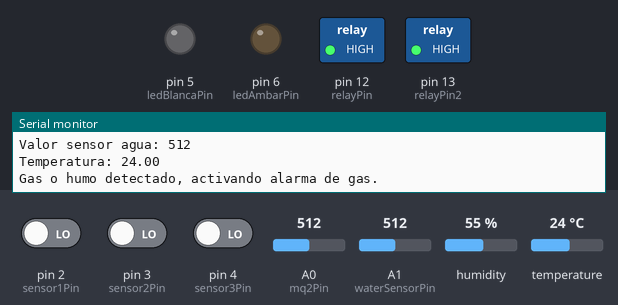
Bench run of a sketch on a simulated Arduino Uno, built with avr-gcc and run on an emulated ATmega328P. Parts: switched loads named in the sketch (green lamp = pin HIGH), output pins drawn as LEDs (lit = HIGH), the last lines printed to the serial monitor. The inputs (shaded band) are chosen by the test bench; at power-on: pin 2 (sensor1Pin) LOW, pin 3 (sensor2Pin) LOW, pin 4 (sensor3Pin) LOW, A0 (mq2Pin) = 512, A1 (waterSensorPin) = 512, humidity 55 %, temperature 24 °C. The modem accepts every AT command (registered, SIM ready, sends succeed) and sends nothing else; the audio player accepts every command and is not drawn.

Above: at 6.0 s.
At 13.6 s:
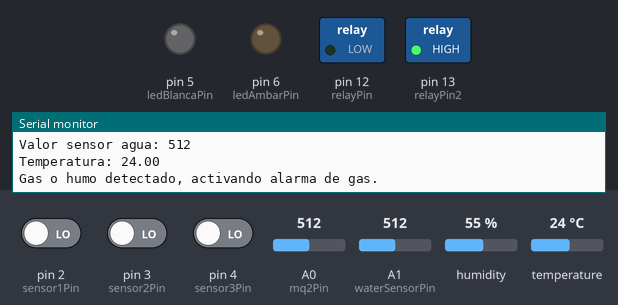
At 24.7 s:
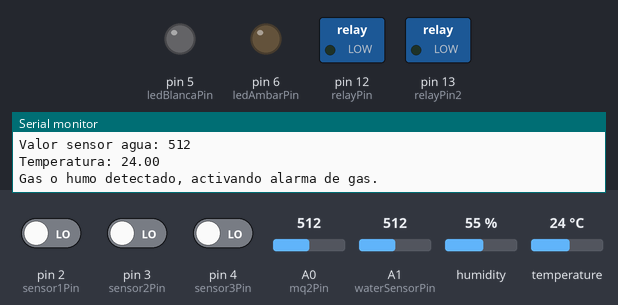
At 33.4 s:
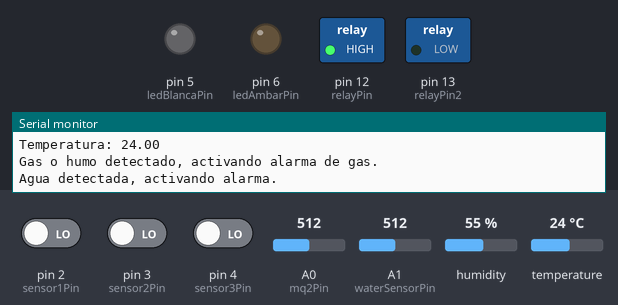
Timing chart, 0 to 39.4 s (numbered marks = the images above):
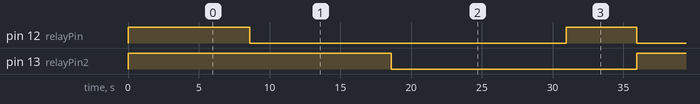

Measured:
- by itself, pin 12 (relayPin): alternates HIGH for 5.0 s and LOW for 22.6 s
- by itself, pin 13 (relayPin2): alternates HIGH for 10.0 s and LOW for 17.6 s
- by itself, everything shown: repeats every 27.9 s, in 3 steps

The sketch:

Codigo_Final_Asilo.ino
```cpp
#include <SoftwareSerial.h>
#include <DFRobotDFPlayerMini.h>
#include <DHT.h>  // Libreria para el sensor DHT11

#define DHTPIN 7        // Pin digital donde esta conectado el DHT11
#define DHTTYPE DHT11   // Tipo de sensor DHT

DHT dht(DHTPIN, DHTTYPE);  // Inicializa el sensor DHT

// Configuracion del modulo SIM800L
SoftwareSerial mySIM800(8, 9);  // RX, TX para el modulo SIM800L (pines de Arduino)
SoftwareSerial mySoftwareSerial(10, 11);  // RX, TX para el DFPlayer Mini
DFRobotDFPlayerMini myDFPlayer;

// Definir los pines para los sensores SW-420
const int sensor1Pin = 2;
const int sensor2Pin = 3;
const int sensor3Pin = 4;

// Pines para las tiras LED y el relay
const int ledBlancaPin = 5;
const int ledAmbarPin = 6;
const int relayPin = 12;  // Pin de control del relay
const int relayPin2 = 13;  // Pin de control del relay

// Pin para el sensor MQ-2
const int mq2Pin = A0;  // Entrada analogica

// Pin para el sensor de agua y profundidad HW-038
const int waterSensorPin = A1;  // Entrada analogica

// Umbral para deteccion del MQ-2, HW-038, y DHT11 (ajustalo segun las pruebas)
const int mq2Threshold = 300;
const int waterThreshold = 300;  // Ajusta segun las pruebas del sensor HW-038
const float fireTempThreshold = 30.0;  // Umbral de temperatura mas sensible para detectar incendio

// Variables para almacenar estados previos y actuales de los sensores
int prevSensor1State = LOW;
int prevSensor2State = LOW;
int prevSensor3State = LOW;

// Tiempo para filtrar las lecturas del sensor de agua
unsigned long lastWaterSensorCheck = 0;
const unsigned long debounceDelay = 2000;  // 2 segundos de tiempo de espera

void activarAlarma(int sonido);
void enviarSMS(const char* mensaje);
void enviarProtocoloEvacuacion();

void setup() {
  // Inicializa los pines de los sensores como entradas
  pinMode(sensor1Pin, INPUT);
  pinMode(sensor2Pin, INPUT);
  pinMode(sensor3Pin, INPUT);

  // Inicializa los pines de las tiras LED como salidas
  pinMode(ledBlancaPin, OUTPUT);
  pinMode(ledAmbarPin, OUTPUT);

  // Inicializa el pin del relay
  pinMode(relayPin, OUTPUT);
  digitalWrite(relayPin, HIGH);  // Asegurarse de que el relay empiece apagado

  pinMode(relayPin2, OUTPUT);
  digitalWrite(relayPin2, HIGH);  // Asegurarse de que el relay empiece apagado

  // Inicializa la comunicacion serial para depuracion
  Serial.begin(9600);

  // Inicializa la comunicacion con el DFPlayer Mini
  mySoftwareSerial.begin(9600);

  if (!myDFPlayer.begin(mySoftwareSerial)) {
    Serial.println(F("Error al inicializar el DFPlayer Mini."));
    while (true);
  }

  Serial.println(F("DFPlayer Mini listo."));
  myDFPlayer.volume(50);  // Ajustar el volumen (0 a 30)

  // Inicializar el sensor DHT11
  dht.begin();

  // Inicializar el SIM800L
  mySIM800.begin(9600);
  delay(1000);
  mySIM800.println("AT");  // Verificar si el SIM800L esta conectado
  delay(1000);
  mySIM800.println("AT+CMGF=1");  // Establecer modo texto para SMS
  delay(1000);
}

void loop() {
  // Leer los estados de los sensores SW-420
  int sensor1State = digitalRead(sensor1Pin);
  int sensor2State = digitalRead(sensor2Pin);
  int sensor3State = digitalRead(sensor3Pin);

  // Leer el valor del sensor MQ-2
  int mq2Value = analogRead(mq2Pin);

  // Leer el valor del sensor de agua HW-038
  int waterValue = analogRead(waterSensorPin);

  // Leer la temperatura desde el DHT11
  float temperature = dht.readTemperature();

  // --- Mostrar lecturas en el monitor serial ---
  Serial.print("Valor sensor agua: ");
  Serial.println(waterValue);  // Ver el valor del sensor de agua
  Serial.print("Temperatura: ");
  Serial.println(temperature);  // Mostrar la temperatura en el monitor serial

  // --- Verificar SW-420 (Sensores de vibracion) ---
  if (sensor1State == HIGH && prevSensor1State == LOW) {
    Serial.println(F("Movimiento detectado en sensor 1, activando alarmas."));
    activarAlarma(1);  // Activar alarma para vibracion (0001.mp3)

    // Enviar mensajes del protocolo de evacuacion
    enviarSMS("Alerta: Movimiento detectado en el sensor 1. Inicie protocolo de evacuacion.");
    enviarProtocoloEvacuacion();
  }

  if (sensor2State == HIGH && prevSensor2State == LOW) {
    Serial.println(F("Movimiento detectado en sensor 2, activando alarmas."));
    activarAlarma(1);

    // Enviar mensajes del protocolo de evacuacion
    enviarSMS("Alerta: Movimiento detectado en el sensor 2. Inicie protocolo de evacuacion.");
    enviarProtocoloEvacuacion();
  }

  if (sensor3State == HIGH && prevSensor3State == LOW) {
    Serial.println(F("Movimiento detectado en sensor 3, activando alarmas."));
    activarAlarma(1);

    // Enviar mensajes del protocolo de evacuacion
    enviarSMS("Alerta: Movimiento detectado en el sensor 3. Inicie protocolo de evacuacion.");
    enviarProtocoloEvacuacion();
  }

  // Actualizar el estado anterior de los sensores
  prevSensor1State = sensor1State;
  prevSensor2State = sensor2State;
  prevSensor3State = sensor3State;

  // --- Verificar MQ-2 (Sensor de gas/humo) ---
  if (mq2Value > mq2Threshold) {
    Serial.println(F("Gas o humo detectado, activando alarma de gas."));
    activarAlarma(2);  // Activar alarma para gas/humo (0002.mp3)
    enviarSMS("Alerta: Deteccion de gas o humo.");
  }

  // --- Verificar HW-038 (Sensor de agua) con filtro de tiempo ---
  if (millis() - lastWaterSensorCheck > debounceDelay) {
    if (waterValue > waterThreshold) {
      Serial.println(F("Agua detectada, activando alarma."));
      activarAlarma(3);  // Activar alarma para agua (0003.mp3)
      enviarSMS("Alerta: Deteccion de agua.");
    }
    lastWaterSensorCheck = millis();  // Actualizar el tiempo del ultimo chequeo
  }

  // --- Verificar DHT11 para deteccion de incendios ---
  if (temperature >= fireTempThreshold) {
    Serial.println(F("Temperatura alta detectada, posible incendio. Activando alarma de incendio."));
    activarAlarma(4);  // Activar alarma para incendio (0004.mp3)
    enviarSMS("Alerta: Incendio detectado.");
  }

  delay(500);  // Pequeno retraso para evitar lecturas excesivas
}

// Funcion para activar alarmas (tanto sonido como luces)
void activarAlarma(int sonido) {
  // Reproducir el sonido adecuado
  myDFPlayer.play(sonido);  // Reproducir el archivo MP3 (0001.mp3, 0002.mp3, 0003.mp3 o 0004.mp3)

  // Encender la tira LED blanca mediante el relay
  digitalWrite(relayPin, HIGH);  // Activa el relay (enciende la tira LED de 12V)
  delay(5000);  // Espera 10 segundos

  // Apagar la tira LED blanca
  digitalWrite(relayPin, LOW);  // Apaga el relay (apaga la tira LED de 12V)

  // Encender la tira LED ambar durante 20 segundos
  digitalWrite(relayPin2, HIGH);
  delay(10000);  // Espera 20 segundos

  // Apagar la tira LED ambar
  digitalWrite(relayPin2, LOW);
}

// Funcion para enviar SMS
void enviarSMS(const char* mensaje) {
  // Enviar mensaje al primer numero
  mySIM800.println("AT+CMGS=\"+50254947791\"");  // Primer numero de destino
  delay(1000);
  mySIM800.print(mensaje);
  delay(100);
  mySIM800.write(26);  // Enviar CTRL+Z para enviar el mensaje
  delay(5000);  // Esperar a que se envie el mensaje

  // Enviar mensaje al segundo numero
  mySIM800.println("AT+CMGS=\"+50238272736\"");  // Segundo numero de destino
  delay(1000);
  mySIM800.print(mensaje);
  delay(100);
  mySIM800.write(26);  // Enviar CTRL+Z para enviar el mensaje
  delay(5000);  // Esperar a que se envie el mensaje
}

// Funcion para enviar el protocolo de evacuacion en 5 pasos
void enviarProtocoloEvacuacion() {
  delay(2000);  // Espera de 2 segundos antes de enviar el siguiente mensaje
  enviarSMS("Protocolo de evacuacion: Paso 1 - Evacuar inmediatamente.");

  delay(2000);  // Espera de 2 segundos antes de enviar el siguiente mensaje
  enviarSMS("Protocolo de evacuacion: Paso 2 - Dirijase a la salida de emergencia mas cercana.");

  delay(2000);  // Espera de 2 segundos antes de enviar el siguiente mensaje
  enviarSMS("Protocolo de evacuacion: Paso 3 - Mantenga la calma.");

  delay(2000);  // Espera de 2 segundos antes de enviar el siguiente mensaje
  enviarSMS("Protocolo de evacuacion: Paso 4 - Ayude a las personas con movilidad reducida.");

  delay(2000);  // Espera de 2 segundos antes de enviar el siguiente mensaje
  enviarSMS("Protocolo de evacuacion: Paso 5 - Espere instrucciones de las autoridades.");
}
```
